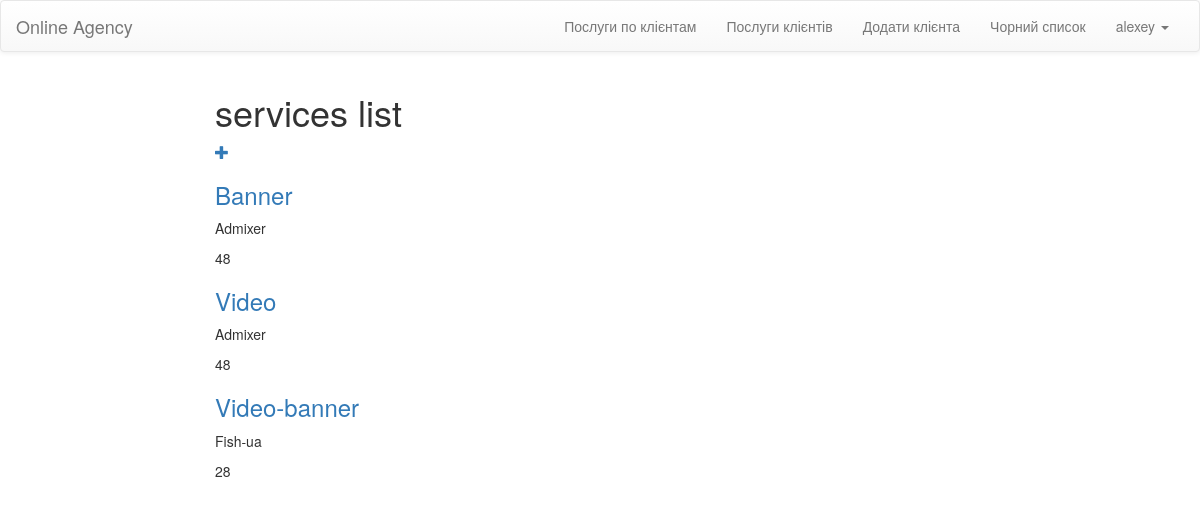
The page /services/ (signed in) on the database its author committed.
### OnlineAgecy/models.py (models this page shows, shortened)
class MyUser(AbstractUser):
    client_id = models.ForeignKey(Client, null=True)

class Service(models.Model):
    id = models.AutoField(primary_key=True)
    Name = models.CharField(max_length=40)
    Contractor_id = models.ForeignKey(Contractor)
    Price_per_item = models.IntegerField()
    Count_item = models.IntegerField()

class Contractor(models.Model):
    id = models.AutoField(primary_key=True)
    Name = models.CharField(max_length=40)
    Payment_info = models.CharField(max_length=255)
    def __str__(self):
        return self.Name

### OnlineAgecy/views.py (the view)
# urls.py: url(r'^services/$', views.services, name='services'),
@login_required(login_url="login/")
def services(request):
    services = Service.objects.raw('SELECT * FROM OnlineAgecy_service')
    return render(request, "services/services_list.html", {'services': services})

### templates/services/services_list.html (shortened to what this page needs)
{% extends 'layouts/base.html' %}
{% block content %}
    <div class="col-lg-8 col-lg-offset-2 col-md-8 col-md-offset-2">
        <span>
            <h1> services list </h1>
        </span>
        <span>
            <a href="{% url 'services_new' %}" class="top-menu">
                <span class="glyphicon glyphicon-plus"></span>
            </a>
        </span>
        {% for Service in services %}
             <div class="service">
                 <div class="Name">
                    <h3><a href="{% url 'service_detail' id=Service.id %}">{{Service.Name}}</a></h3>
                 </div>
                 <p>{{Service.Contractor_id}} </p>
                 <p>{{Service.Price_per_item}} </p>
            </div>
        {% endfor %}
    </div>
{% endblock %}

### templates/layouts/base.html (shortened to what this page needs)
	{% load staticfiles %}
	<!DOCTYPE html>
	<html>
	<head>
        <link rel="stylesheet" href="{% static 'css/main.css' %}">
	    <link rel="stylesheet" href="//maxcdn.bootstrapcdn.com/bootstrap/3.2.0/css/bootstrap.min.css">
        <link rel="stylesheet" href="//maxcdn.bootstrapcdn.com/bootstrap/3.2.0/css/bootstrap-theme.min.css">
        <link rel="stylesheet" href="https://cdnjs.cloudflare.com/ajax/libs/bootstrap-datetimepicker/4.17.37/css/bootstrap-datetimepicker.min.css" />
    </head>
	<body>
	<nav class="navbar navbar-default">
	  <div class="container-fluid">
	    <div class="navbar-header">
	      <a class="navbar-brand" href="/">Online Agency</a>
	    </div>
	    <div class="collapse navbar-collapse" id="bs-example-navbar-collapse-1">
	      <ul class="nav navbar-nav navbar-right">
              {% for group in user.groups.all %}
                {% if group.name == 'manager' %}
                  <li><a href="{% url 'contracts_services'  %} ">Послуги по клієнтам</a></li>
                  <li><a href="{% url 'clients_services_count'  %} ">Послуги клієнтів</a></li>
                  <li><a href="{% url 'client_new'  %} ">Додати клієнта</a></li>
                  <li><a href="{% url 'fresh_clients' %} ">Чорний список</a></li>
                {% endif %}
              {% endfor %}
	        <li class="dropdown">
	          <a href="#" class="dropdown-toggle" data-toggle="dropdown" role="button" aria-expanded="false">{{ request.user.username }} <span class="caret"></span></a>
	        </li>
	      </ul>
	    </div>
	  </div>
	</nav>
    {% block content %}
    {% endblock %}
	</body>
	</html>

### rows shown on the page
MyUser: user.username "alexey"
Service: Name "Banner", Contractor_id "Admixer", Price_per_item "48"
Service: Name "Video", Contractor_id "Admixer", Price_per_item "48"
Service: Name "Video-banner", Contractor_id "Fish-ua", Price_per_item "28"
